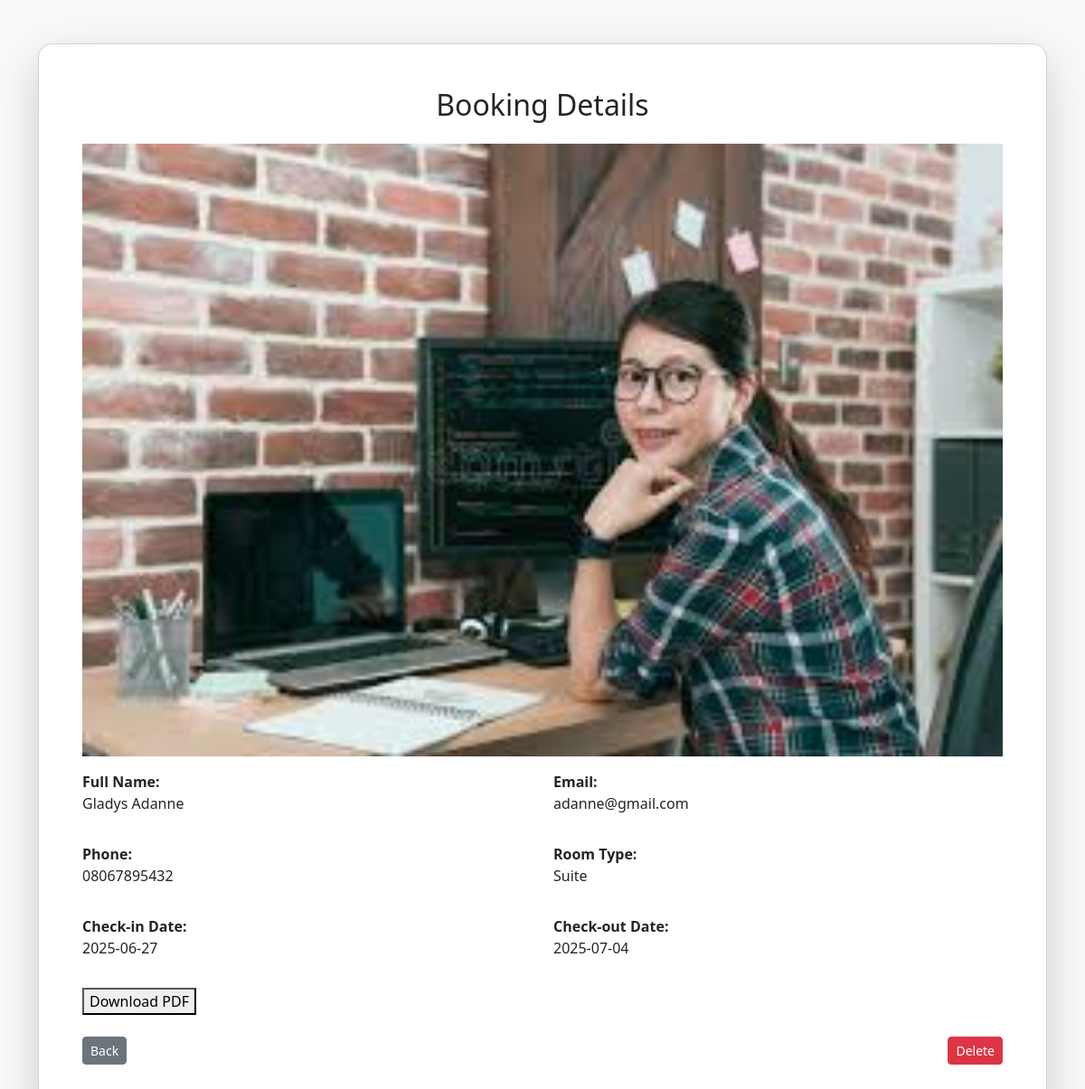
The app's page /show.php?id=13 (signed in) with its own data.
### tables this page shows
CREATE TABLE `booking_records` (
  `id` int(11) NOT NULL,
  `full_name` varchar(255) NOT NULL,
  `email` varchar(255) NOT NULL,
  `phone_number` varchar(11) NOT NULL,
  `room_type` varchar(255) NOT NULL,
  `check_in_date` date NOT NULL,
  `check_out_date` date NOT NULL,
  `image_file` varchar(255) NOT NULL
);

### includes/get_booking_record_id.php (called while the page is built)
<?php
function getBookingRecordById($conn, $id)
{
    $sql = "SELECT * FROM booking_records WHERE id = ?";
    $stmt = mysqli_prepare($conn, $sql);
    mysqli_stmt_bind_param($stmt, 'i', $id);
    mysqli_stmt_execute($stmt);
    $get_result = mysqli_stmt_get_result($stmt);
    $data = mysqli_fetch_assoc($get_result);
    return $data;
}

### show.php (the view, shortened to what this page needs)
<?php
require_once "includes/db_connect.php";
require_once "includes/get_booking_record_id.php";
$id = $_GET['id'];
$conn = connectDB();
$data = getBookingRecordById($conn, $id);
?>
<!DOCTYPE html>
<html lang="en">
<head>
  <link href="https://cdn.jsdelivr.net/npm/bootstrap@5.3.6/dist/css/bootstrap.min.css" rel="stylesheet" />
</head>
<body class="bg-light">
  <div class="container py-5">
    <div class="card shadow-lg rounded-4">
      <div class="card-body p-5">
        <h2 class="text-center mb-4">Booking Details</h2>
        <div class="row mb-3">
          <img src="http://localhost/Hotel_Booking_Management_System/uploads/<?= htmlspecialchars($data['image_file']) ?>" alt="">
        </div>
        <div class="row mb-3">
          <div class="col-md-6">
            <strong>Full Name:</strong>
            <p><?= htmlspecialchars($data['full_name']) ?></p>
          </div>
          <div class="col-md-6">
            <strong>Email:</strong>
            <p><?= htmlspecialchars($data['email']) ?></p>
          </div>
        </div>
        <div class="row mb-3">
          <div class="col-md-6">
            <strong>Phone:</strong>
            <p><?= htmlspecialchars($data['phone_number']) ?></p>
          </div>
          <div class="col-md-6">
            <strong>Room Type:</strong>
            <p><?= htmlspecialchars($data['room_type']) ?></p>
          </div>
        </div>
        <div class="row mb-3">
          <div class="col-md-6">
            <strong>Check-in Date:</strong>
            <p><?= htmlspecialchars($data['check_in_date']) ?></p>
          </div>
          <div class="col-md-6">
            <strong>Check-out Date:</strong>
            <p><?= htmlspecialchars($data['check_out_date']) ?></p>
          </div>
        </div>
        <div class="row mb-3">
          <div class="col-md-6">
            <form method="POST">
              <button type="submit" name="download">Download PDF</button>
            </form>
          </div>
          <div class="d-flex justify-content-between mt-4">
            <a href="index_records.php" class="btn btn-secondary btn-sm">Back</a>
            <a href="delete.php?id=<?= $id ?>" class="btn btn-danger btn-sm">Delete</a>
          </div>
        </div>
      </div>
    </div>
</body>
</html>

### records on screen
booking_records: image_file (picture), full_name "Gladys Adanne", email "adanne@gmail.com", phone_number "08067895432", room_type "Suite", check_in_date "2025-06-27", check_out_date "2025-07-04"
